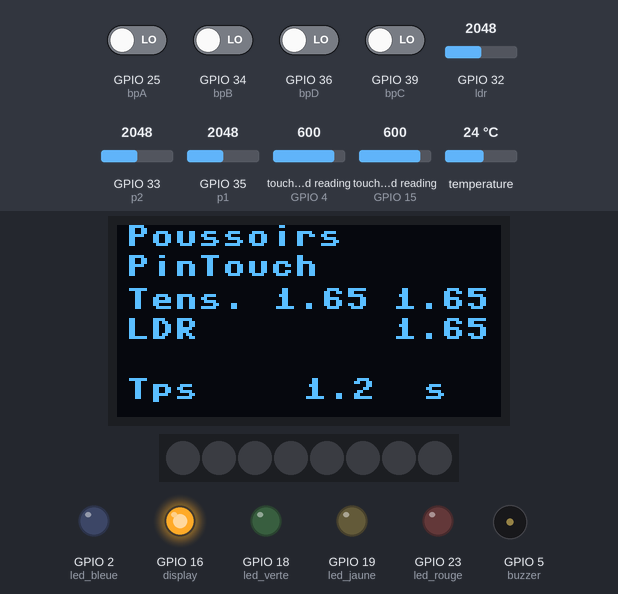
Bench run of a program on a simulated ESP32 board running MicroPython. Shown: 128×64 one-colour display, 8 RGB LEDs in strip order, left to right, output pins drawn as LEDs (lit = HIGH), buzzer (waves = sounding). The test bench sets the inputs (shaded band); at power-on: GPIO 25 (bpA), GPIO 34 (bpB), GPIO 36 (bpD), GPIO 39 (bpC) LOW, touch-pad reading (sensors on GPIO 4, GPIO 15) 600, GPIO 32 (ldr) = 2048, GPIO 33 (p2) = 2048, GPIO 35 (p1) = 2048, temperature 24 °C (analog values on the 0–4095 scale). Dim RGB values are drawn brighter than linear; library files of the repository ran but are not shown: ssd1306.py, sh1106.py; what the program prints to the serial console is not drawn.

Above: at 1.3 s.
1.4 s: GPIO 25 (bpA) driven HIGH
At 2.23 s:
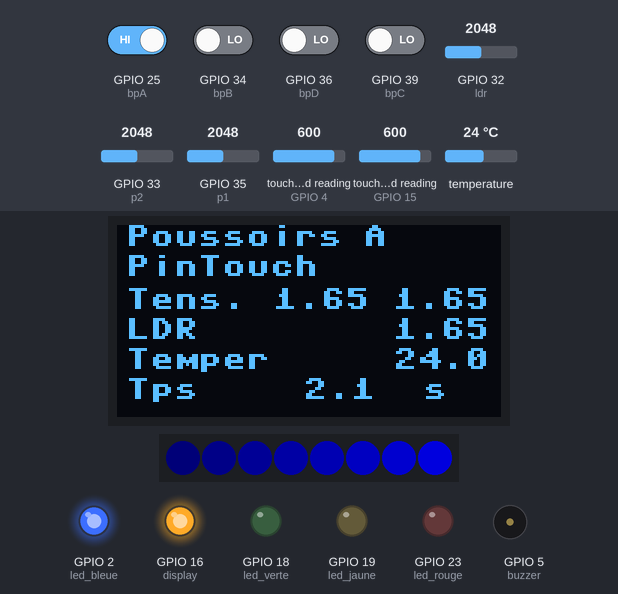
3.2 s: GPIO 34 (bpB) driven HIGH
At 3.33 s:
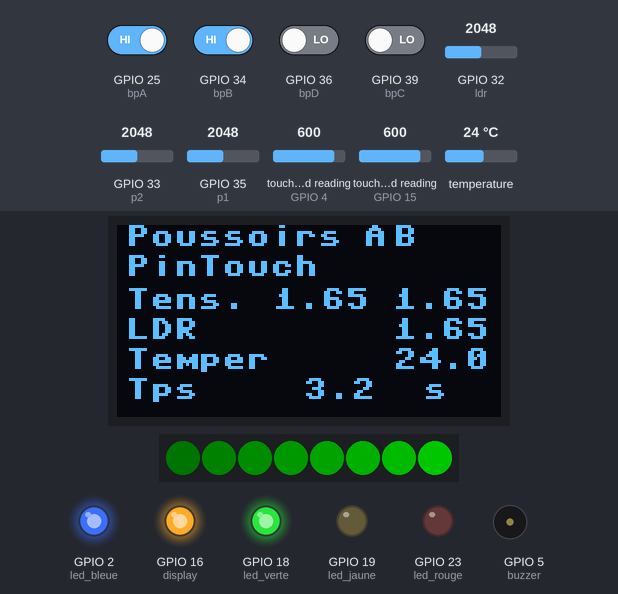
5.0 s: GPIO 36 (bpD) driven HIGH
At 5.23 s:
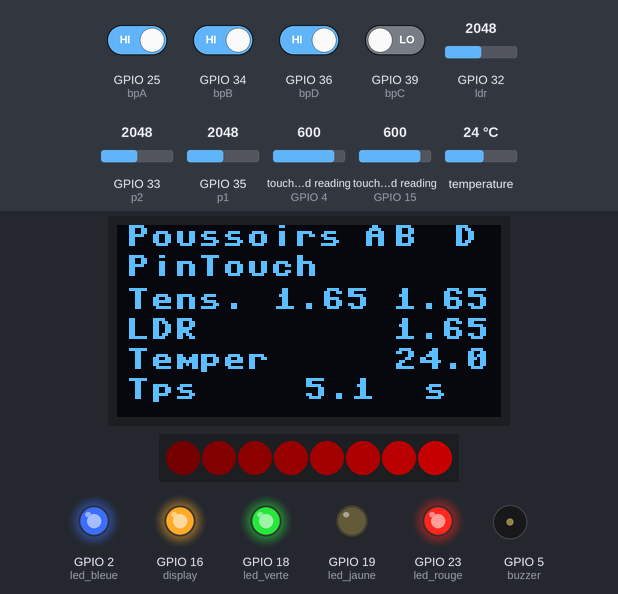
6.8 s: GPIO 39 (bpC) driven HIGH
At 7.03 s:
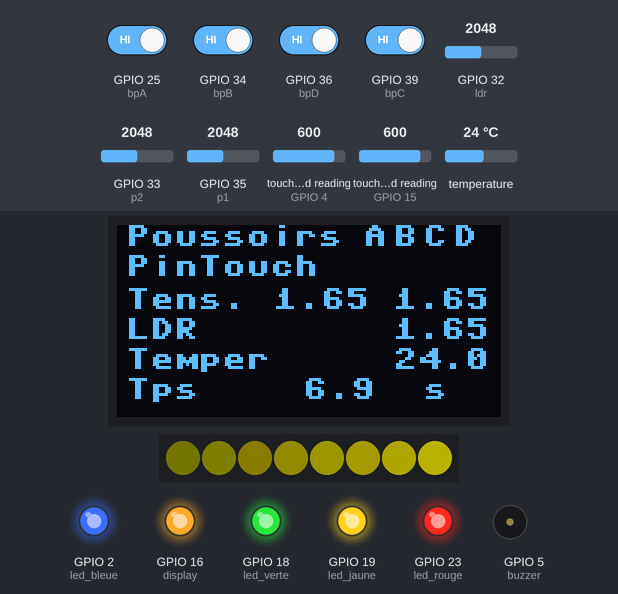
8.6 s: touch-pad reading (sensor on GPIO 4) set to 158
10.1 s: touch-pad reading (sensor on GPIO 4) set to 145
At 10.23 s:
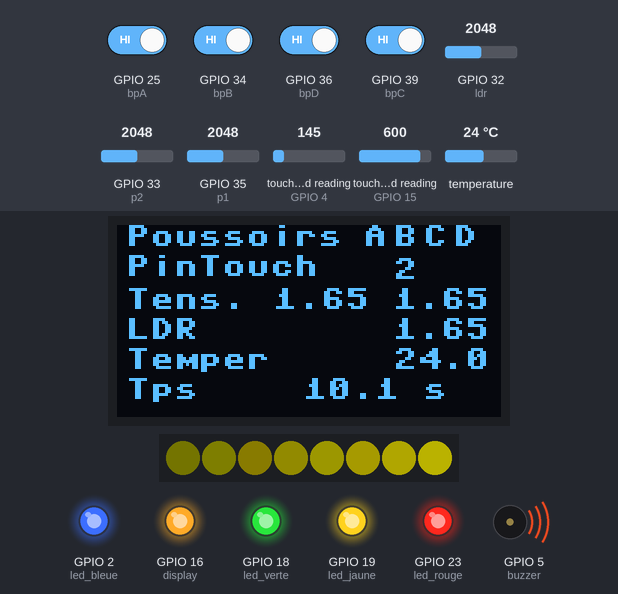
Timing chart, 0 to 12.9 s (numbered marks = the images above; inputs shaded):
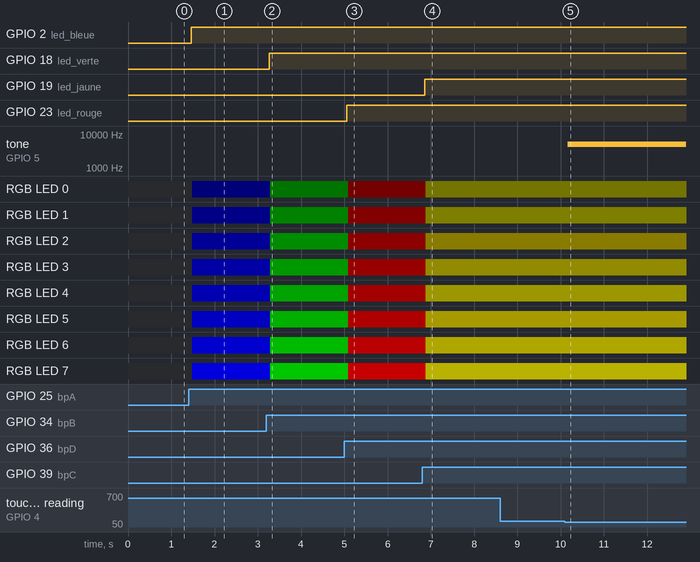

Measured:
- the behaviour switches between 150 and 149 on touch-pad reading (sensor on GPIO 4) (found by bisection; images 4 and 5)
- after the input at 1.4 s, GPIO 2 (led_bleue): LOW → HIGH after 0.06 s; the display: first changes after 0.09 s (image 1 shows a later state)
- after the input at 3.2 s, GPIO 18 (led_verte): LOW → HIGH after 0.06 s; the display: changes after 0.09 s (image 2)
- after the input at 5.0 s, GPIO 23 (led_rouge): LOW → HIGH after 0.06 s; the display: first changes after 0.09 s (image 3 shows a later state)
- after the input at 6.8 s, GPIO 19 (led_jaune): LOW → HIGH after 0.06 s; the display: first changes after 0.09 s (image 4 shows a later state)
- after the input at 10.1 s, tone on GPIO 5 (buzzer): silent → 5000 Hz after 0.06 s

The program:

testeur3.py
```python
from essential import *

try :
    roms = ds_capteur.scan()            # scanne l'ensemble des capteurs
    print('Found DS devices: ', roms)   # affiche les codes ROM trouves
except :
    print('pas de capteur')

seuil_tp = 150

ancien_bpA = bpA.value()
ancien_bpB = bpB.value()
ancien_bpC = bpC.value()
ancien_bpD = bpD.value()

ancien_tp1 = tp1.read() < seuil_tp
ancien_tp2 = tp2.read() < seuil_tp

compt = 0 ; boucle_ms = 0 ; inc = 0 ; c = 10 ; led = 0 ; coef_neo = .6

while True :
    compt = compt + 1
    etat_bpA = bpA.value()
    etat_bpB = bpB.value()
    etat_bpC = bpC.value()
    etat_bpD = bpD.value()

    if not compt % 20 == 0 :
        display.fill_rect(0, 0, 127, 40, 0)
        display.text("Poussoirs ", 1, 0, 1)
        if etat_bpA : display.text("A", 80, 0, 1)
        if etat_bpB : display.text("B", 90, 0, 1)
        if etat_bpC : display.text("C", 100, 0, 1)
        if etat_bpD : display.text("D", 110, 0, 1)

        tension1 = p1.read()* 3.3/512     # calcul de la tension (9 bits)
        tension2 = p2.read()* 3.3/512     # calcul de la tension (9 bits)
        tension_ldr = ldr.read()* 3.3/512 # calcul de la tension (9 bits)
        display.text("Tens. ", 1, 21, 1)
        display.text(str(int(tension1*100)/100), 50, 21)
        display.text(str(int(tension2*100)/100), 90, 21)
        display.text("LDR ", 1, 31, 1)
        display.text(str(int(tension_ldr*100)/100), 90, 31)

    if (compt+8) % 20 == 0 :
        try:
            ds_capteur.convert_temp()              # lance la lecture
            print(compt, "         conversion")
        except :
            print('Pas de capteur')

    if (compt-1) % 1 == 0 :
        display.fill_rect(0, 51, 127, 10, 0)
        display.text("Tps  ", 1, 51, 1)
        display.text(str(compt/10), 60, 51)
        display.text("s", 100, 51, 1)

    if compt % 20 == 0 :
        try:
            print(compt, end="")
            for rom in roms:
            #print(rom)                      # affiche adresse ROM capteur
                temperature = ds_capteur.read_temp(rom)
                print("          temperature : ",temperature)
                display.fill_rect(0, 41, 127, 10, 0)
                display.text("Temper ", 1, 41, 1)
                display.text( str(int(temperature*10)/10), 90, 41)
        except :
            print('Pas de capteur')
    display.text("PinTouch ", 1, 10, 1)

    etat_tp1 = tp1.read() < seuil_tp
    etat_tp2 = tp2.read() < seuil_tp

    if etat_tp1 : # j'appuie sur TP1
        display.text("1", 80, 11, 1)
        if compt % 4 ==0 : led_bleue.value(not led_bleue.value())
        if (compt -1) % 4 ==0 : led_verte.value(not led_verte.value())
        if (compt -2) % 4 ==0 : led_jaune.value(not led_jaune.value())
        if (compt -3) % 4 ==0 : led_rouge.value(not led_rouge.value())
    else :
        led_bleue.value(bpA.value())
        led_verte.value(bpB.value())
        led_jaune.value(bpC.value())
        led_rouge.value(bpD.value())

    etat_bpA = bpA.value()
    etat_bpB = bpB.value()
    etat_bpC = bpC.value()
    etat_bpD = bpD.value()

    if etat_tp2 : # j'appuie sur TP2
        display.text("2", 90, 11, 1)

    if etat_tp2 and not ancien_tp2 :
        buzzer = PWM(Pin(5))
        buzzer.duty(100)
        print("                      HP ON")
    if not etat_tp2 and ancien_tp2 :
        buzzer.deinit()
        print("                      HP OFF")

    if etat_bpA and not ancien_bpA:
        buzzer.freq(liste_freq[0])
        for a in range(8):
            np[a] = (0, 0, int(3.99*(a+1)**2*coef_neo))
        np.write()
    if etat_bpB and not ancien_bpB:
        buzzer.freq(liste_freq[4])
        for a in range(8):
            np[a] = (0, int(2.5*(a+1)**2*coef_neo), 0)
        np.write()
    if etat_bpC and not ancien_bpC:
        buzzer.freq(liste_freq[7])
        for a in range(8):
            np[a] = (int(1.9*(a+1)**2*coef_neo), \
                     int(1.8*(a+1)**2*coef_neo), 0)
        np.write()
    if etat_bpD and not ancien_bpD :
        buzzer.freq(liste_freq[11])
        for a in range(8):
            np[a] = (int(2.5*(a+1)**2*coef_neo), 0, 0)
        np.write()
    if not (etat_bpA or etat_bpB or etat_bpC or etat_bpD):
        for a in range(8):
            np[a] = (0, 0, 0)
        np.write()

    ancien_bpA = etat_bpA
    ancien_bpB = etat_bpB
    ancien_bpC = etat_bpC
    ancien_bpD = etat_bpD

    ancien_tp1  = etat_tp1
    ancien_tp2  = etat_tp2

    display.show() ;
    synchro_ms(100)
```

essential.py
```python
from machine import I2C, Pin, PWM, ADC, TouchPad
from time import sleep, sleep_ms, sleep_us, ticks_us, ticks_ms
from math import pi, sin
from neopixel import NeoPixel
from onewire import OneWire
from ds18x20 import DS18X20

#Importation des modules pour les afficheurs OLED
from ssd1306 import SSD1306_I2C     # module pour commander le OLED
i2c = I2C(-1, Pin(22), Pin(21))     # pin SCK et SDA du OLED
display = SSD1306_I2C(128, 64, i2c) # declaration taille ecran, pins

from sh1106 import SH1106_I2C
i2c = I2C(scl=Pin(22), sda=Pin(21), freq=400000)
display = SH1106_I2C(128, 64, i2c, Pin(16), 0x3c)
display.sleep(False)

ds_pin = Pin(27)                       # definie pin DS18B20
ds_capteur = DS18X20(OneWire(ds_pin))  # cree l'objet ds_capteur

led_bleue = Pin(2, Pin.OUT)
led_verte = Pin(18, Pin.OUT)
led_jaune = Pin(19, Pin.OUT)
led_rouge = Pin(23, Pin.OUT)

tp1 = TouchPad(Pin(15))
tp2 = TouchPad(Pin(4))

bpA = Pin(25, Pin.IN)
bpB = Pin(34, Pin.IN)
bpC = Pin(39, Pin.IN)
bpD = Pin(36, Pin.IN)

p1 = ADC(Pin(35))        # cree l'objet ADC   # CHANGEMENT !
p1.atten(ADC.ATTN_11DB)  # set 11dB input attenuation (range 0.0v - 3.6v)
p1.width(ADC.WIDTH_9BIT) # set 9 bit return values (returned range 0-511)

p2 = ADC(Pin(33))        # cree l'objet ADC
p2.atten(ADC.ATTN_11DB)  # set 11dB input attenuation (range 0.0v - 3.6v)
p2.width(ADC.WIDTH_9BIT) # set 9 bit return values (returned range 0-511)

ldr = ADC(Pin(32))        # cree l'objet ADC
ldr.atten(ADC.ATTN_11DB)  # set 11dB input attenuation (range 0.0v - 3.6v)
ldr.width(ADC.WIDTH_9BIT) # set 9 bit return values (returned range 0-511)

n = 8                          # nombre de pixels
p = 26                         # pin de commande du neopixel
np = NeoPixel(Pin(p), n)       # creation de l'instance np

buzzer = PWM(Pin(5))
buzzer.deinit()      # rapport cyclique a 30 sur 1023, soit environ 3 %

global liste_freq
liste_freq = [int(2**(x/12)*880) for x in range (0,13)]  # 13 notes
if __name__ == "__main__":
    print(liste_freq)

def  adaptEchelle(e, e1, e2, s1, s2) :
    s = (e - e1) * (s2 - s1) / (e2 - e1) + s1  # e : entree , s : sortie
    return s                                   # renvoie la valeur sortie

def attend_appui() :
  while bpA.value() == True : pass ; sleep(.02) # attend relach. poussoir
  while bpA.value() == False : pass ; sleep(.02)  # attend appui poussoir

def attend_touch() :
  while tp1.read() < 350 : pass ; sleep(.02) # attend relach. poussoir
  while tp1.read() > 350 : pass ; sleep(.02)  # attend appui poussoir

def synchro_us(delai) :
    global boucle_us, top
    if boucle_us == 0 :
        top = ticks_us()
    tip = ticks_us()
    boucle_us = boucle_us + 1
    delta = tip - top
    #print(delta)
    sleep_us((delai * boucle_us - delta))

def synchro_ms(delai) :
    global boucle_ms, top
    if boucle_ms == 0 :
        top = ticks_ms()
    tip = ticks_ms()
    boucle_ms = boucle_ms + 1
    delta = tip - top
    attente = delai * boucle_ms - delta
    sleep_ms(attente)
    #print("delta : ", delta, " - attente: ", attente)

boucle_ms = 0
```
